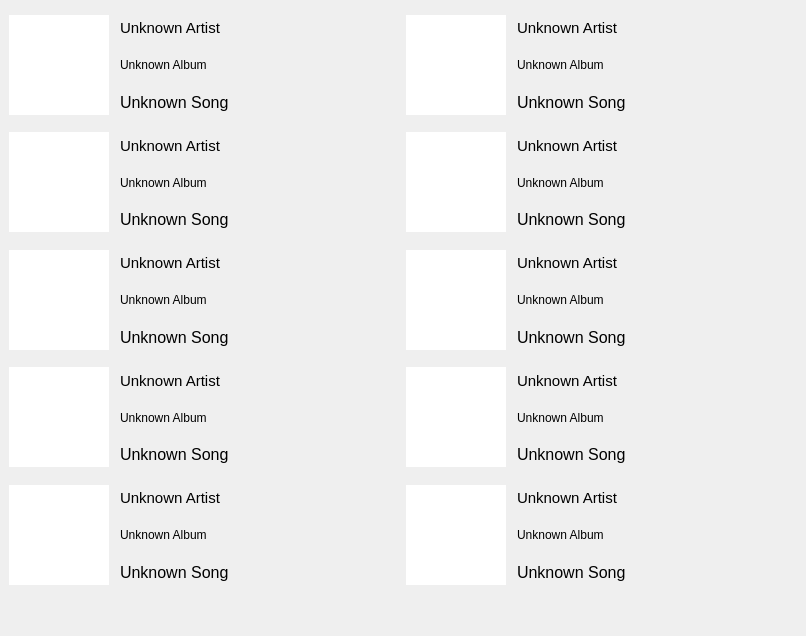
<?xml version="1.0" encoding="UTF-8"?>
<ui version="4.0">
 <class>MainWindow</class>
 <widget class="QMainWindow" name="MainWindow">
  <property name="geometry">
   <rect>
    <x>0</x>
    <y>0</y>
    <width>806</width>
    <height>636</height>
   </rect>
  </property>
  <property name="windowTitle">
   <string>MainWindow</string>
  </property>
  <property name="styleSheet">
   <string notr="true"/>
  </property>
  <widget class="QWidget" name="centralwidget">
   <property name="minimumSize">
    <size>
     <width>600</width>
     <height>550</height>
    </size>
   </property>
   <property name="maximumSize">
    <size>
     <width>16777215</width>
     <height>600</height>
    </size>
   </property>
   <layout class="QVBoxLayout" name="verticalLayout_13">
    <item>
     <layout class="QHBoxLayout" name="horizontalLayout_11">
      <item>
       <layout class="QVBoxLayout" name="verticalLayout_11">
        <item>
         <layout class="QHBoxLayout" name="horizontalLayout">
          <item>
           <widget class="QGraphicsView" name="albumArt">
            <property name="sizePolicy">
             <sizepolicy hsizetype="Fixed" vsizetype="Fixed">
              <horstretch>0</horstretch>
              <verstretch>0</verstretch>
             </sizepolicy>
            </property>
            <property name="maximumSize">
             <size>
              <width>100</width>
              <height>100</height>
             </size>
            </property>
            <property name="frameShape">
             <enum>QFrame::NoFrame</enum>
            </property>
            <property name="verticalScrollBarPolicy">
             <enum>Qt::ScrollBarAlwaysOff</enum>
            </property>
            <property name="horizontalScrollBarPolicy">
             <enum>Qt::ScrollBarAlwaysOff</enum>
            </property>
            <property name="sizeAdjustPolicy">
             <enum>QAbstractScrollArea::AdjustToContents</enum>
            </property>
            <property name="sceneRect">
             <rectf>
              <x>0.000000000000000</x>
              <y>0.000000000000000</y>
              <width>0.000000000000000</width>
              <height>0.000000000000000</height>
             </rectf>
            </property>
           </widget>
          </item>
          <item>
           <layout class="QVBoxLayout" name="verticalLayout">
            <property name="spacing">
             <number>0</number>
            </property>
            <property name="leftMargin">
             <number>5</number>
            </property>
            <item>
             <widget class="QLabel" name="artsitName">
              <property name="font">
               <font>
                <pointsize>11</pointsize>
               </font>
              </property>
              <property name="text">
               <string>Unknown Artist</string>
              </property>
             </widget>
            </item>
            <item>
             <widget class="QLabel" name="albumName">
              <property name="text">
               <string>Unknown Album</string>
              </property>
             </widget>
            </item>
            <item>
             <widget class="QLabel" name="songName">
              <property name="sizePolicy">
               <sizepolicy hsizetype="Preferred" vsizetype="Preferred">
                <horstretch>0</horstretch>
                <verstretch>0</verstretch>
               </sizepolicy>
              </property>
              <property name="maximumSize">
               <size>
                <width>16777215</width>
                <height>16777215</height>
               </size>
              </property>
              <property name="font">
               <font>
                <pointsize>12</pointsize>
               </font>
              </property>
              <property name="text">
               <string>Unknown Song</string>
              </property>
             </widget>
            </item>
           </layout>
          </item>
         </layout>
        </item>
        <item>
         <layout class="QHBoxLayout" name="horizontalLayout_2">
          <item>
           <widget class="QGraphicsView" name="albumArt_2">
            <property name="sizePolicy">
             <sizepolicy hsizetype="Fixed" vsizetype="Fixed">
              <horstretch>0</horstretch>
              <verstretch>0</verstretch>
             </sizepolicy>
            </property>
            <property name="maximumSize">
             <size>
              <width>100</width>
              <height>100</height>
             </size>
            </property>
            <property name="frameShape">
             <enum>QFrame::NoFrame</enum>
            </property>
            <property name="verticalScrollBarPolicy">
             <enum>Qt::ScrollBarAlwaysOff</enum>
            </property>
            <property name="horizontalScrollBarPolicy">
             <enum>Qt::ScrollBarAlwaysOff</enum>
            </property>
            <property name="sizeAdjustPolicy">
             <enum>QAbstractScrollArea::AdjustToContents</enum>
            </property>
            <property name="sceneRect">
             <rectf>
              <x>0.000000000000000</x>
              <y>0.000000000000000</y>
              <width>0.000000000000000</width>
              <height>0.000000000000000</height>
             </rectf>
            </property>
           </widget>
          </item>
          <item>
           <layout class="QVBoxLayout" name="verticalLayout_2">
            <property name="spacing">
             <number>0</number>
            </property>
            <property name="leftMargin">
             <number>5</number>
            </property>
            <item>
             <widget class="QLabel" name="artsitName_2">
              <property name="font">
               <font>
                <pointsize>11</pointsize>
               </font>
              </property>
              <property name="text">
               <string>Unknown Artist</string>
              </property>
             </widget>
            </item>
            <item>
             <widget class="QLabel" name="albumName_2">
              <property name="text">
               <string>Unknown Album</string>
              </property>
             </widget>
            </item>
            <item>
             <widget class="QLabel" name="songName_2">
              <property name="sizePolicy">
               <sizepolicy hsizetype="Preferred" vsizetype="Preferred">
                <horstretch>0</horstretch>
                <verstretch>0</verstretch>
               </sizepolicy>
              </property>
              <property name="maximumSize">
               <size>
                <width>16777215</width>
                <height>16777215</height>
               </size>
              </property>
              <property name="font">
               <font>
                <pointsize>12</pointsize>
               </font>
              </property>
              <property name="text">
               <string>Unknown Song</string>
              </property>
             </widget>
            </item>
           </layout>
          </item>
         </layout>
        </item>
        <item>
         <layout class="QHBoxLayout" name="horizontalLayout_3">
          <item>
           <widget class="QGraphicsView" name="albumArt_3">
            <property name="sizePolicy">
             <sizepolicy hsizetype="Fixed" vsizetype="Fixed">
              <horstretch>0</horstretch>
              <verstretch>0</verstretch>
             </sizepolicy>
            </property>
            <property name="maximumSize">
             <size>
              <width>100</width>
              <height>100</height>
             </size>
            </property>
            <property name="frameShape">
             <enum>QFrame::NoFrame</enum>
            </property>
            <property name="verticalScrollBarPolicy">
             <enum>Qt::ScrollBarAlwaysOff</enum>
            </property>
            <property name="horizontalScrollBarPolicy">
             <enum>Qt::ScrollBarAlwaysOff</enum>
            </property>
            <property name="sizeAdjustPolicy">
             <enum>QAbstractScrollArea::AdjustToContents</enum>
            </property>
            <property name="sceneRect">
             <rectf>
              <x>0.000000000000000</x>
              <y>0.000000000000000</y>
              <width>0.000000000000000</width>
              <height>0.000000000000000</height>
             </rectf>
            </property>
           </widget>
          </item>
          <item>
           <layout class="QVBoxLayout" name="verticalLayout_3">
            <property name="spacing">
             <number>0</number>
            </property>
            <property name="leftMargin">
             <number>5</number>
            </property>
            <item>
             <widget class="QLabel" name="artsitName_3">
              <property name="font">
               <font>
                <pointsize>11</pointsize>
               </font>
              </property>
              <property name="text">
               <string>Unknown Artist</string>
              </property>
             </widget>
            </item>
            <item>
             <widget class="QLabel" name="albumName_3">
              <property name="text">
               <string>Unknown Album</string>
              </property>
             </widget>
            </item>
            <item>
             <widget class="QLabel" name="songName_3">
              <property name="sizePolicy">
               <sizepolicy hsizetype="Preferred" vsizetype="Preferred">
                <horstretch>0</horstretch>
                <verstretch>0</verstretch>
               </sizepolicy>
              </property>
              <property name="maximumSize">
               <size>
                <width>16777215</width>
                <height>16777215</height>
               </size>
              </property>
              <property name="font">
               <font>
                <pointsize>12</pointsize>
               </font>
              </property>
              <property name="text">
               <string>Unknown Song</string>
              </property>
             </widget>
            </item>
           </layout>
          </item>
         </layout>
        </item>
        <item>
         <layout class="QHBoxLayout" name="horizontalLayout_4">
          <item>
           <widget class="QGraphicsView" name="albumArt_4">
            <property name="sizePolicy">
             <sizepolicy hsizetype="Fixed" vsizetype="Fixed">
              <horstretch>0</horstretch>
              <verstretch>0</verstretch>
             </sizepolicy>
            </property>
            <property name="maximumSize">
             <size>
              <width>100</width>
              <height>100</height>
             </size>
            </property>
            <property name="frameShape">
             <enum>QFrame::NoFrame</enum>
            </property>
            <property name="verticalScrollBarPolicy">
             <enum>Qt::ScrollBarAlwaysOff</enum>
            </property>
            <property name="horizontalScrollBarPolicy">
             <enum>Qt::ScrollBarAlwaysOff</enum>
            </property>
            <property name="sizeAdjustPolicy">
             <enum>QAbstractScrollArea::AdjustToContents</enum>
            </property>
            <property name="sceneRect">
             <rectf>
              <x>0.000000000000000</x>
              <y>0.000000000000000</y>
              <width>0.000000000000000</width>
              <height>0.000000000000000</height>
             </rectf>
            </property>
           </widget>
          </item>
          <item>
           <layout class="QVBoxLayout" name="verticalLayout_4">
            <property name="spacing">
             <number>0</number>
            </property>
            <property name="leftMargin">
             <number>5</number>
            </property>
            <item>
             <widget class="QLabel" name="artsitName_4">
              <property name="font">
               <font>
                <pointsize>11</pointsize>
               </font>
              </property>
              <property name="text">
               <string>Unknown Artist</string>
              </property>
             </widget>
            </item>
            <item>
             <widget class="QLabel" name="albumName_4">
              <property name="text">
               <string>Unknown Album</string>
              </property>
             </widget>
            </item>
            <item>
             <widget class="QLabel" name="songName_4">
              <property name="sizePolicy">
               <sizepolicy hsizetype="Preferred" vsizetype="Preferred">
                <horstretch>0</horstretch>
                <verstretch>0</verstretch>
               </sizepolicy>
              </property>
              <property name="maximumSize">
               <size>
                <width>16777215</width>
                <height>16777215</height>
               </size>
              </property>
              <property name="font">
               <font>
                <pointsize>12</pointsize>
               </font>
              </property>
              <property name="text">
               <string>Unknown Song</string>
              </property>
             </widget>
            </item>
           </layout>
          </item>
         </layout>
        </item>
        <item>
         <layout class="QHBoxLayout" name="horizontalLayout_5">
          <item>
           <widget class="QGraphicsView" name="albumArt_5">
            <property name="sizePolicy">
             <sizepolicy hsizetype="Fixed" vsizetype="Fixed">
              <horstretch>0</horstretch>
              <verstretch>0</verstretch>
             </sizepolicy>
            </property>
            <property name="maximumSize">
             <size>
              <width>100</width>
              <height>100</height>
             </size>
            </property>
            <property name="frameShape">
             <enum>QFrame::NoFrame</enum>
            </property>
            <property name="verticalScrollBarPolicy">
             <enum>Qt::ScrollBarAlwaysOff</enum>
            </property>
            <property name="horizontalScrollBarPolicy">
             <enum>Qt::ScrollBarAlwaysOff</enum>
            </property>
            <property name="sizeAdjustPolicy">
             <enum>QAbstractScrollArea::AdjustToContents</enum>
            </property>
            <property name="sceneRect">
             <rectf>
              <x>0.000000000000000</x>
              <y>0.000000000000000</y>
              <width>0.000000000000000</width>
              <height>0.000000000000000</height>
             </rectf>
            </property>
           </widget>
          </item>
          <item>
           <layout class="QVBoxLayout" name="verticalLayout_5">
            <property name="spacing">
             <number>0</number>
            </property>
            <property name="leftMargin">
             <number>5</number>
            </property>
            <item>
             <widget class="QLabel" name="artsitName_5">
              <property name="font">
               <font>
                <pointsize>11</pointsize>
               </font>
              </property>
              <property name="text">
               <string>Unknown Artist</string>
              </property>
             </widget>
            </item>
            <item>
             <widget class="QLabel" name="albumName_5">
              <property name="text">
               <string>Unknown Album</string>
              </property>
             </widget>
            </item>
            <item>
             <widget class="QLabel" name="songName_5">
              <property name="sizePolicy">
               <sizepolicy hsizetype="Preferred" vsizetype="Preferred">
                <horstretch>0</horstretch>
                <verstretch>0</verstretch>
               </sizepolicy>
              </property>
              <property name="maximumSize">
               <size>
                <width>16777215</width>
                <height>16777215</height>
               </size>
              </property>
              <property name="font">
               <font>
                <pointsize>12</pointsize>
               </font>
              </property>
              <property name="text">
               <string>Unknown Song</string>
              </property>
             </widget>
            </item>
           </layout>
          </item>
         </layout>
        </item>
       </layout>
      </item>
      <item>
       <layout class="QVBoxLayout" name="verticalLayout_12">
        <item>
         <layout class="QHBoxLayout" name="horizontalLayout_6">
          <item>
           <widget class="QGraphicsView" name="albumArt_6">
            <property name="sizePolicy">
             <sizepolicy hsizetype="Fixed" vsizetype="Fixed">
              <horstretch>0</horstretch>
              <verstretch>0</verstretch>
             </sizepolicy>
            </property>
            <property name="maximumSize">
             <size>
              <width>100</width>
              <height>100</height>
             </size>
            </property>
            <property name="frameShape">
             <enum>QFrame::NoFrame</enum>
            </property>
            <property name="verticalScrollBarPolicy">
             <enum>Qt::ScrollBarAlwaysOff</enum>
            </property>
            <property name="horizontalScrollBarPolicy">
             <enum>Qt::ScrollBarAlwaysOff</enum>
            </property>
            <property name="sizeAdjustPolicy">
             <enum>QAbstractScrollArea::AdjustToContents</enum>
            </property>
            <property name="sceneRect">
             <rectf>
              <x>0.000000000000000</x>
              <y>0.000000000000000</y>
              <width>0.000000000000000</width>
              <height>0.000000000000000</height>
             </rectf>
            </property>
           </widget>
          </item>
          <item>
           <layout class="QVBoxLayout" name="verticalLayout_6">
            <property name="spacing">
             <number>0</number>
            </property>
            <property name="leftMargin">
             <number>5</number>
            </property>
            <item>
             <widget class="QLabel" name="artsitName_6">
              <property name="font">
               <font>
                <pointsize>11</pointsize>
               </font>
              </property>
              <property name="text">
               <string>Unknown Artist</string>
              </property>
             </widget>
            </item>
            <item>
             <widget class="QLabel" name="albumName_6">
              <property name="text">
               <string>Unknown Album</string>
              </property>
             </widget>
            </item>
            <item>
             <widget class="QLabel" name="songName_6">
              <property name="sizePolicy">
               <sizepolicy hsizetype="Preferred" vsizetype="Preferred">
                <horstretch>0</horstretch>
                <verstretch>0</verstretch>
               </sizepolicy>
              </property>
              <property name="maximumSize">
               <size>
                <width>16777215</width>
                <height>16777215</height>
               </size>
              </property>
              <property name="font">
               <font>
                <pointsize>12</pointsize>
               </font>
              </property>
              <property name="text">
               <string>Unknown Song</string>
              </property>
             </widget>
            </item>
           </layout>
          </item>
         </layout>
        </item>
        <item>
         <layout class="QHBoxLayout" name="horizontalLayout_7">
          <item>
           <widget class="QGraphicsView" name="albumArt_7">
            <property name="sizePolicy">
             <sizepolicy hsizetype="Fixed" vsizetype="Fixed">
              <horstretch>0</horstretch>
              <verstretch>0</verstretch>
             </sizepolicy>
            </property>
            <property name="maximumSize">
             <size>
              <width>100</width>
              <height>100</height>
             </size>
            </property>
            <property name="frameShape">
             <enum>QFrame::NoFrame</enum>
            </property>
            <property name="verticalScrollBarPolicy">
             <enum>Qt::ScrollBarAlwaysOff</enum>
            </property>
            <property name="horizontalScrollBarPolicy">
             <enum>Qt::ScrollBarAlwaysOff</enum>
            </property>
            <property name="sizeAdjustPolicy">
             <enum>QAbstractScrollArea::AdjustToContents</enum>
            </property>
            <property name="sceneRect">
             <rectf>
              <x>0.000000000000000</x>
              <y>0.000000000000000</y>
              <width>0.000000000000000</width>
              <height>0.000000000000000</height>
             </rectf>
            </property>
           </widget>
          </item>
          <item>
           <layout class="QVBoxLayout" name="verticalLayout_7">
            <property name="spacing">
             <number>0</number>
            </property>
            <property name="leftMargin">
             <number>5</number>
            </property>
            <item>
             <widget class="QLabel" name="artsitName_7">
              <property name="font">
               <font>
                <pointsize>11</pointsize>
               </font>
              </property>
              <property name="text">
               <string>Unknown Artist</string>
              </property>
             </widget>
            </item>
            <item>
             <widget class="QLabel" name="albumName_7">
              <property name="text">
               <string>Unknown Album</string>
              </property>
             </widget>
            </item>
            <item>
             <widget class="QLabel" name="songName_7">
              <property name="sizePolicy">
               <sizepolicy hsizetype="Preferred" vsizetype="Preferred">
                <horstretch>0</horstretch>
                <verstretch>0</verstretch>
               </sizepolicy>
              </property>
              <property name="maximumSize">
               <size>
                <width>16777215</width>
                <height>16777215</height>
               </size>
              </property>
              <property name="font">
               <font>
                <pointsize>12</pointsize>
               </font>
              </property>
              <property name="text">
               <string>Unknown Song</string>
              </property>
             </widget>
            </item>
           </layout>
          </item>
         </layout>
        </item>
        <item>
         <layout class="QHBoxLayout" name="horizontalLayout_8">
          <item>
           <widget class="QGraphicsView" name="albumArt_8">
            <property name="sizePolicy">
             <sizepolicy hsizetype="Fixed" vsizetype="Fixed">
              <horstretch>0</horstretch>
              <verstretch>0</verstretch>
             </sizepolicy>
            </property>
            <property name="maximumSize">
             <size>
              <width>100</width>
              <height>100</height>
             </size>
            </property>
            <property name="frameShape">
             <enum>QFrame::NoFrame</enum>
            </property>
            <property name="verticalScrollBarPolicy">
             <enum>Qt::ScrollBarAlwaysOff</enum>
            </property>
            <property name="horizontalScrollBarPolicy">
             <enum>Qt::ScrollBarAlwaysOff</enum>
            </property>
            <property name="sizeAdjustPolicy">
             <enum>QAbstractScrollArea::AdjustToContents</enum>
            </property>
            <property name="sceneRect">
             <rectf>
              <x>0.000000000000000</x>
              <y>0.000000000000000</y>
              <width>0.000000000000000</width>
              <height>0.000000000000000</height>
             </rectf>
            </property>
           </widget>
          </item>
          <item>
           <layout class="QVBoxLayout" name="verticalLayout_8">
            <property name="spacing">
             <number>0</number>
            </property>
            <property name="leftMargin">
             <number>5</number>
            </property>
            <item>
             <widget class="QLabel" name="artsitName_8">
              <property name="font">
               <font>
                <pointsize>11</pointsize>
               </font>
              </property>
              <property name="text">
               <string>Unknown Artist</string>
              </property>
             </widget>
            </item>
            <item>
             <widget class="QLabel" name="albumName_8">
              <property name="text">
               <string>Unknown Album</string>
              </property>
             </widget>
            </item>
            <item>
             <widget class="QLabel" name="songName_8">
              <property name="sizePolicy">
               <sizepolicy hsizetype="Preferred" vsizetype="Preferred">
                <horstretch>0</horstretch>
                <verstretch>0</verstretch>
               </sizepolicy>
              </property>
              <property name="maximumSize">
               <size>
                <width>16777215</width>
                <height>16777215</height>
               </size>
              </property>
              <property name="font">
               <font>
                <pointsize>12</pointsize>
               </font>
              </property>
              <property name="text">
               <string>Unknown Song</string>
              </property>
             </widget>
            </item>
           </layout>
          </item>
         </layout>
        </item>
        <item>
         <layout class="QHBoxLayout" name="horizontalLayout_9">
          <item>
           <widget class="QGraphicsView" name="albumArt_9">
            <property name="sizePolicy">
             <sizepolicy hsizetype="Fixed" vsizetype="Fixed">
              <horstretch>0</horstretch>
              <verstretch>0</verstretch>
             </sizepolicy>
            </property>
            <property name="maximumSize">
             <size>
              <width>100</width>
              <height>100</height>
             </size>
            </property>
            <property name="frameShape">
             <enum>QFrame::NoFrame</enum>
            </property>
            <property name="verticalScrollBarPolicy">
             <enum>Qt::ScrollBarAlwaysOff</enum>
            </property>
            <property name="horizontalScrollBarPolicy">
             <enum>Qt::ScrollBarAlwaysOff</enum>
            </property>
            <property name="sizeAdjustPolicy">
             <enum>QAbstractScrollArea::AdjustToContents</enum>
            </property>
            <property name="sceneRect">
             <rectf>
              <x>0.000000000000000</x>
              <y>0.000000000000000</y>
              <width>0.000000000000000</width>
              <height>0.000000000000000</height>
             </rectf>
            </property>
           </widget>
          </item>
          <item>
           <layout class="QVBoxLayout" name="verticalLayout_9">
            <property name="spacing">
             <number>0</number>
            </property>
            <property name="leftMargin">
             <number>5</number>
            </property>
            <item>
             <widget class="QLabel" name="artsitName_9">
              <property name="font">
               <font>
                <pointsize>11</pointsize>
               </font>
              </property>
              <property name="text">
               <string>Unknown Artist</string>
              </property>
             </widget>
            </item>
            <item>
             <widget class="QLabel" name="albumName_9">
              <property name="text">
               <string>Unknown Album</string>
              </property>
             </widget>
            </item>
            <item>
             <widget class="QLabel" name="songName_9">
              <property name="sizePolicy">
               <sizepolicy hsizetype="Preferred" vsizetype="Preferred">
                <horstretch>0</horstretch>
                <verstretch>0</verstretch>
               </sizepolicy>
              </property>
              <property name="maximumSize">
               <size>
                <width>16777215</width>
                <height>16777215</height>
               </size>
              </property>
              <property name="font">
               <font>
                <pointsize>12</pointsize>
               </font>
              </property>
              <property name="text">
               <string>Unknown Song</string>
              </property>
             </widget>
            </item>
           </layout>
          </item>
         </layout>
        </item>
        <item>
         <layout class="QHBoxLayout" name="horizontalLayout_10">
          <item>
           <widget class="QGraphicsView" name="albumArt_10">
            <property name="sizePolicy">
             <sizepolicy hsizetype="Fixed" vsizetype="Fixed">
              <horstretch>0</horstretch>
              <verstretch>0</verstretch>
             </sizepolicy>
            </property>
            <property name="maximumSize">
             <size>
              <width>100</width>
              <height>100</height>
             </size>
            </property>
            <property name="frameShape">
             <enum>QFrame::NoFrame</enum>
            </property>
            <property name="verticalScrollBarPolicy">
             <enum>Qt::ScrollBarAlwaysOff</enum>
            </property>
            <property name="horizontalScrollBarPolicy">
             <enum>Qt::ScrollBarAlwaysOff</enum>
            </property>
            <property name="sizeAdjustPolicy">
             <enum>QAbstractScrollArea::AdjustToContents</enum>
            </property>
            <property name="sceneRect">
             <rectf>
              <x>0.000000000000000</x>
              <y>0.000000000000000</y>
              <width>0.000000000000000</width>
              <height>0.000000000000000</height>
             </rectf>
            </property>
           </widget>
          </item>
          <item>
           <layout class="QVBoxLayout" name="verticalLayout_10">
            <property name="spacing">
             <number>0</number>
            </property>
            <property name="leftMargin">
             <number>5</number>
            </property>
            <item>
             <widget class="QLabel" name="artsitName_10">
              <property name="font">
               <font>
                <pointsize>11</pointsize>
               </font>
              </property>
              <property name="text">
               <string>Unknown Artist</string>
              </property>
             </widget>
            </item>
            <item>
             <widget class="QLabel" name="albumName_10">
              <property name="text">
               <string>Unknown Album</string>
              </property>
             </widget>
            </item>
            <item>
             <widget class="QLabel" name="songName_10">
              <property name="sizePolicy">
               <sizepolicy hsizetype="Preferred" vsizetype="Preferred">
                <horstretch>0</horstretch>
                <verstretch>0</verstretch>
               </sizepolicy>
              </property>
              <property name="maximumSize">
               <size>
                <width>16777215</width>
                <height>16777215</height>
               </size>
              </property>
              <property name="font">
               <font>
                <pointsize>12</pointsize>
               </font>
              </property>
              <property name="text">
               <string>Unknown Song</string>
              </property>
             </widget>
            </item>
           </layout>
          </item>
         </layout>
        </item>
       </layout>
      </item>
     </layout>
    </item>
   </layout>
  </widget>
 </widget>
 <resources/>
 <connections/>
</ui>
